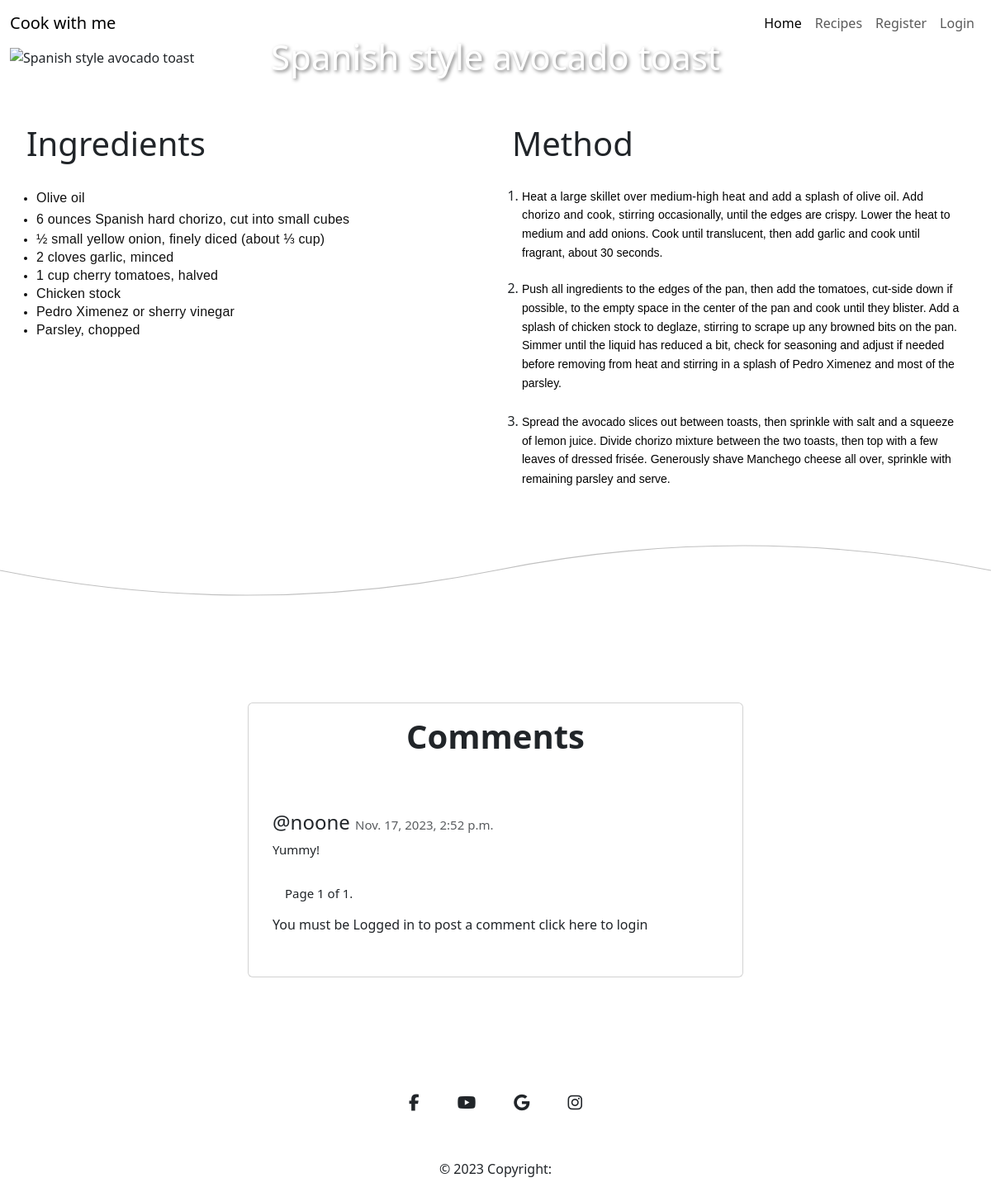
The page /recipes/9/ on the database its author committed.
### cook_recipe/models.py (models this page shows, shortened)
class Recipe(models.Model):
    featured_image = CloudinaryField('image')
    recipe_image = CloudinaryField('image', null=True, blank=True)
    title = models.CharField(max_length=150, unique=True)
    created_date = models.DateTimeField(auto_now_add=True)
    content = models.TextField()
    content_method = models.TextField(default="Default content for method.")
    status = models.IntegerField(choices=STATUS, default=0)
    likes = models.ManyToManyField(
        User,
        related_name='recipes_likes',
        blank=True
    )

class Comment(models.Model):
    recipe = models.ForeignKey(Recipe, on_delete=models.CASCADE)
    user = models.ForeignKey(
        User,
        on_delete=models.CASCADE,
        null=True,
        blank=True
    )
    email = models.EmailField(max_length=50, blank=True, null=True)
    content_body = models.TextField(max_length=400)
    comment_approved = models.BooleanField(default=False)
    created_on = models.DateTimeField(auto_now_add=True)

### cook_recipe/views.py (the view, shortened to what this page needs)
def recipe_content(request, recipe_id):
    recipe = get_object_or_404(Recipe, pk=recipe_id)
    comments = recipe.comment_set.all().order_by('-created_on')
    paginator = Paginator(comments, 4)  # Show 4 comments per page
    page = request.GET.get('page')
    comments = paginator.get_page(page)
    form = CommentForm()
    return render(request,
                  'recipe_content.html',
                  {'form': form, 'recipe': recipe, 'comments': comments})

### templates/recipe_content.html (shortened to what this page needs)
{% extends 'base.html' %}
{% load static%}
{% load crispy_forms_tags%}
{% block content %}
<div class="container-fluid flex">
    <div class="col-12 title-box">
        <img src="{{ recipe.recipe_image.url }}" alt="{{ recipe.title }}" class="img-fluid w-100">
        <h1>{{ recipe.title }}</h1>
     </div>
</div>
<div class="container-fluid row mt-5">
        <div class="col-md-6">
            <h2 class="title-content">Ingredients</h2>
            {{ recipe.content|safe }}
        </div>
        <div class="col-md-6">
            <h2 class="title-content">Method</h2>
            {{ recipe.content_method|safe }}
        </div>
</div>
<svg xmlns="http://www.w3.org/2000/svg" viewBox="0 0 1000 100" preserveAspectRatio="none">
    <path d="M0 50 Q 250 100 500 50 T 1000 50" fill="none" stroke="silver" stroke-width="1"></path>
</svg>
<div class="d-flex justify-content-center mt-100 mb-100">
    <div class="col-lg-6">
        <div class="card">
            <div class="card-body text-center">
                <h3 class="card-title fs-1">Comments</h3>
            </div>
            <div class="comment-widgets">
                <div class="d-flex flex-row comment-row m-t-0">
                    <div class="comment-text w-100">
                        {% for comment in comments %}
                             <h4 class="fs-4 mt-3">@{{ comment.user }} <span class="text-muted float-right">{{ comment.created_on }}</span></h4>
                             <span class="m-b-15 d-block">{{ comment.content_body }}</span>
                        {% endfor %}
                        <div class="pagination">
                            <span class="step-links">
                                <span class="current">
                                    Page {{ comments.number }} of {{ comments.paginator.num_pages }}.
                                </span>
                            </span>
                        </div>
                        {% if user.is_authenticated %}
                            <h5>Add a Comment</h5>
                            <form method="post">
                                {% csrf_token %}
                                {{ form|crispy }}
                                <button type="submit" class="btn btn-success btn-sm mt-5">Publish</button>
                            </form>
                        {% else %}
                            <p>You must be Logged in to post a comment <a href="{% url 'account_login' %}">click here</a> to login </p>
                        {% endif %}
                    </div>
                </div>
            </div>
        </div>
    </div>
</div>
{% endblock %}

### static/css/style.css (style rules this page uses)
* { margin: 0; padding: 0; border: 0; box-sizing: border-box; }
html, body { height: 100%; }
body { font-family: 'Montserrat', sans-serif; font-size: 16px; }
.title-box { position: relative; }
.title-box h1 { position: absolute; top: 50%; left: 50%; transform: translate(-50%, -50%); color: white; text-shadow: 2px 2px 4px rgba(0, 0, 0, 0.5); font-size: 3.5vw; }
.title-content { padding: 20px; font-size: 40px; }
.mt-100 { margin-top: 100px; }
.mb-100 { margin-bottom:100px; }
.card { position: relative; display: -webkit-box; display: -ms-flexbox; display: flex; -webkit-box-orient: vertical; -webkit-box-direction: normal; -ms-flex-direction: column; flex-direction: column; min-width: 0; word-wrap: break-word; background-color: #fff; background-clip: border-box ;border: 0px solid transparent; border-radius: 0px }
.card-body { -webkit-box-flex: 1; -ms-flex: 1 1 auto; flex: 1 1 auto; padding: 1.25rem; }
.card .card-title { position: relative; font-weight: 600; margin-bottom: 10px; font-size: 36px; }
.comment-widgets { position: relative; margin-bottom: 10px; }
.comment-widgets .comment-row { border-bottom: 1px solid transparent; padding: 14px; display: -webkit-box; display: -ms-flexbox; display: flex; margin: 10px 0; }
.comment-text span { font-size: 15px; }
.comment-text { padding-left: 15px; }
.m-b-15 { margin-bottom: 15px; }
.comment-text a { color: inherit; text-decoration: none; text-align: center; }
.step-links { padding: 15px; }

### rows shown on the page
Recipe: title "Spanish style avocado toast", content "Olive oil 6 ounces Spanish hard chorizo, cut into small cubes ½ small yellow onion, finely diced (about ⅓ cup) 2 cloves garlic, minced 1 cup cherry tomatoes, halved Chicken stock Pedro Ximenez or sherry vinegar Parsley, chopped", content_method "Heat a large skillet over medium-high heat and add a splash of olive oil. Add chorizo and cook, stirring occasionally, until the edges are crispy. Lower the heat to medium and add onions. Cook until translucent, then add garlic and cook until fragrant, about 30 seconds. Push all ingredients to the edges of the pan, then add the tomatoes, cut-side down if possible, to the empty space in the center of the pan and cook until they blister. Add a splash of chicken stock to deglaze, stirring to scrape up any browned bits on the pan. Simmer until the liquid has reduced a bit, check for seasoning and adjust if needed before removing from heat and stirring in a splash of Pedro Ximenez and most of…"
Comment: user "noone", created_on "Nov. 17, 2023, 2:52 p.m.", content_body "Yummy!"

### other values the page prints
{{ comments.number }} "1"
{{ comments.paginator.num_pages }} "1"
